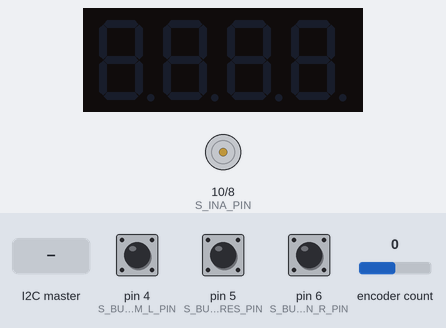
This sketch was run on a simulated Arduino Uno, built with avr-gcc and run on an emulated ATmega328P. On the bench: 4-digit seven-segment display, motor-driver pin pairs drawn as motors (green arrow = first pin HIGH = forward, orange = second pin HIGH = backward, longer = more drive, scaled by the enable pin). The inputs (shaded band) are chosen by the test bench; at power-on: encoder count 0, pin 4 (S_BUTTOM_L_PIN) LOW, pin 5 (S_BUTTON_RES_PIN) LOW, pin 6 (S_BUTTON_R_PIN) LOW.

Above: at 1.2 s.
1.3 s: encoder count set to -1
At 2.4 s:
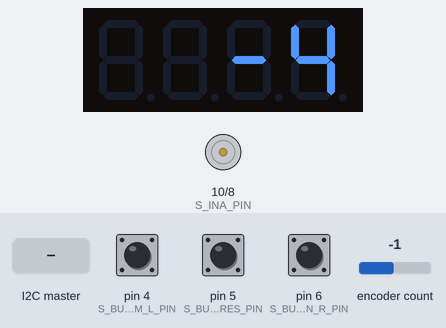
2.8 s: encoder count set to -2
At 3.6 s:
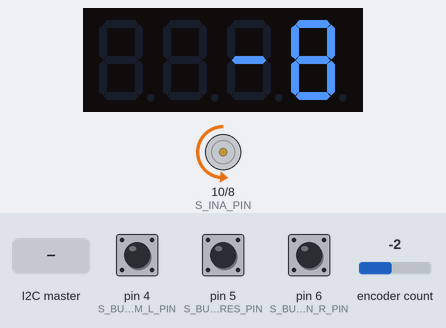
4.3 s: pin 4 (S_BUTTOM_L_PIN) pulled HIGH for 0.15 s
At 5.5 s:
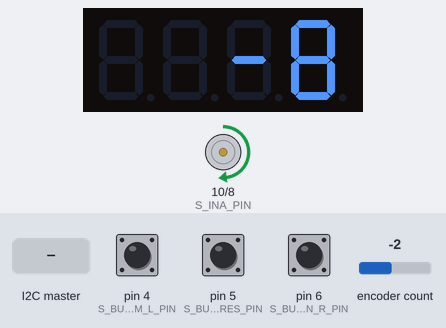
5.9 s: pin 5 (S_BUTTON_RES_PIN) pulled HIGH for 0.15 s
At 6.3 s:
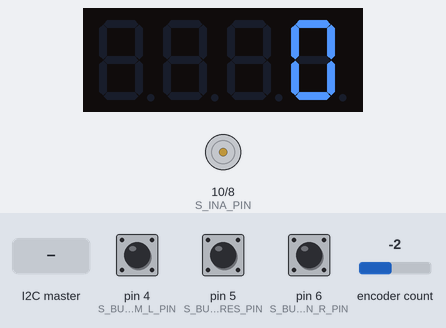
7.5 s: the I2C master sends the byte 1
At 8.0 s:
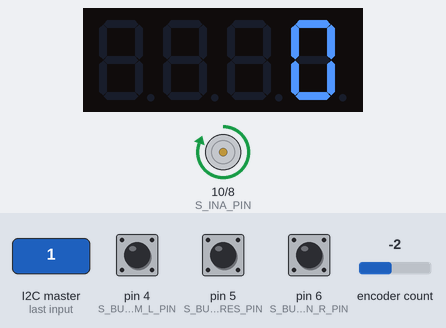
9.0 s: the I2C master sends the byte 200
At 10.3 s:
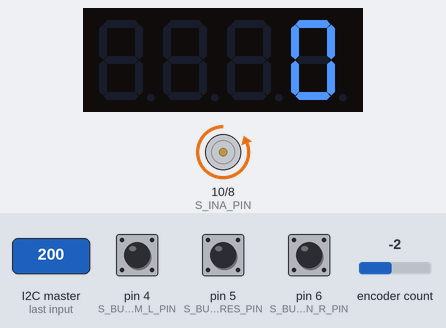
Timing chart, 0 to 11.5 s (numbered marks = the images above; inputs shaded):
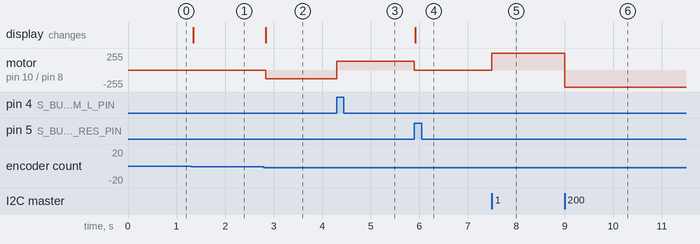

The sketch:

SteeringControl.ino
```cpp
// Author: Son Nguyen
// Gmail Address: phuson135@gmail.com
// Date: 03/08/23

// Motor Controller Used: http://www.icstation.com/motor-driver-board-module-speed-controller-regulator-module-p-12328.html
#define ENCODER_OPTIMIZE_INTERRUPTS
#include <Encoder.h>                // Optimized Encoder Library
#include <Wire.h>                   // I2C connection
#include <TM1637Display.h>          // Display for the Throttle and Brake Control.

// Define the pins connected to the calibration buttons
#define S_BUTTOM_L_PIN 4
#define S_BUTTON_RES_PIN 5
#define S_BUTTON_R_PIN 6
#define LED_PIN 9

// Define the connections for steering motor controllers
#define S_INB_PIN 8
#define S_INA_PIN 10
#define S_PWM_PIN 11

// Define the display connections
#define S_DISPLAY_IO_PIN 12
#define S_DISPLAY_CLK_PIN 13

#define GEAR_RATIO 1.5
#define NUM_REV 1.5
#define TICKS_PER_ROT 96
#define ALL_LEFT (int)(-NUM_REV*TICKS_PER_ROT*GEAR_RATIO)
#define ALL_RIGHT (int)(NUM_REV*TICKS_PER_ROT*GEAR_RATIO)
//130
#define MIN_SPEED 130
#define MIN_SPEED_EX1 230
#define MIN_SPEED_EX2 240
#define MAX_SPEED 255

#define I2C_ADDR 0x10

volatile int s_wanted_position;
volatile byte old_rcvData=0;
byte rcvData = 0;
int s_last_pos=0;
int calibrating=0;
int right=0;
int left=0;
int s_current_position;

void DataRcv(int numBytes)
{
  while(Wire.available())
  {
    rcvData = (int)(Wire.read());
    if (old_rcvData == rcvData){
      return;
    }else{
      s_wanted_position = map(rcvData, 0, 255, ALL_LEFT, ALL_RIGHT);
    }
    old_rcvData = rcvData;
  }
}

void DataRqst(){
  Wire.write(rcvData); // send address
}

// Create a display object of type TM1637Display
TM1637Display s_display = TM1637Display(S_DISPLAY_CLK_PIN, S_DISPLAY_IO_PIN);
Encoder s_encoder(2, 3);

// Motor Controller Used: http://www.icstation.com/motor-driver-board-module-speed-controller-regulator-module-p-12328.html


void setup() {
   // Set up the I2C connections
  Wire.begin(I2C_ADDR);

  // register an event handler for data receive and data request
  Wire.onReceive(DataRcv);
  Wire.onRequest(DataRqst);

   // Set up the display
  s_display.setBrightness(5);
  s_display.clear();

   // Set up the pin Modes
  pinMode(S_PWM_PIN, OUTPUT);
  pinMode(S_INA_PIN, OUTPUT);
  pinMode(S_INB_PIN, OUTPUT);

  // Set them all to 0s
//analogWrite(S_PWM_PIN, 0);
  digitalWrite(S_INA_PIN, LOW);
  digitalWrite(S_INB_PIN, LOW);

  // Set up the buttons
  pinMode(S_BUTTOM_L_PIN, INPUT);
  pinMode(S_BUTTON_R_PIN, INPUT);
  pinMode(S_BUTTON_RES_PIN, INPUT);

  s_encoder.write(0);

//  Serial.begin(9600);
}

void drive_left(int s_speed){
  digitalWrite(S_INA_PIN, HIGH);
  digitalWrite(S_INB_PIN, LOW);
  analogWrite(S_PWM_PIN, s_speed);
}

void drive_right(int s_speed){

  digitalWrite(S_INA_PIN, LOW);
  digitalWrite(S_INB_PIN, HIGH);
  analogWrite(S_PWM_PIN, s_speed);
}

void drive_stop(){
  digitalWrite(S_INA_PIN, LOW);
  digitalWrite(S_INB_PIN, LOW);
  analogWrite(S_PWM_PIN, 0);
}

void loop() {

  s_current_position = s_encoder.read();
  //DISPLAY CURRENT POSITION
  Serial.println(s_current_position);
  if( abs(s_current_position-s_last_pos) > 1){
    s_display.clear();
    s_display.showNumberDec(s_current_position);

    s_last_pos = s_current_position;
  }


  if(calibrating==1){
    //Calibrating Procedure
    if(digitalRead(S_BUTTON_RES_PIN) == HIGH){
      s_encoder.write(0);
      calibrating=0;
      drive_stop();
      right = 0;
      left = 0;
    }else if(left == 1 && digitalRead(S_BUTTOM_L_PIN) == HIGH){
      drive_left(MIN_SPEED);
    }else if(right == 1 && digitalRead(S_BUTTON_R_PIN) == HIGH){
      drive_right(MIN_SPEED);
    }
  }else{
    if(digitalRead(S_BUTTON_R_PIN) == HIGH){
      right = 1;
      left = 0;
      calibrating=1;
    }else if(digitalRead(S_BUTTOM_L_PIN) == HIGH){
      right = 0;
      left = 1;
      calibrating=1;
    }else if (s_wanted_position > s_current_position + 4){
      if(abs(s_wanted_position-s_current_position)>10)
          drive_right(255);
      else if (s_wanted_position> ALL_RIGHT*1.2)
         drive_right(map(abs(s_wanted_position-s_current_position),0,ALL_RIGHT*2, MIN_SPEED_EX2,MAX_SPEED));
      else if (s_wanted_position> ALL_RIGHT*1.2)
         drive_right(map(abs(s_wanted_position-s_current_position),0,ALL_RIGHT*2, MIN_SPEED_EX1,MAX_SPEED));
      else
        drive_right(map(abs(s_wanted_position-s_current_position),0,ALL_RIGHT*2, MIN_SPEED,MAX_SPEED));
    }else if (s_wanted_position < s_current_position - 4){
      if(abs(s_wanted_position-s_current_position)>10)
          drive_left(255);
      else if (s_wanted_position < -ALL_RIGHT*1.2)
        drive_left(map(abs(s_wanted_position-s_current_position),0,ALL_RIGHT*2, MIN_SPEED_EX2,MAX_SPEED));
      else if (s_wanted_position < -ALL_RIGHT)
        drive_left(map(abs(s_wanted_position-s_current_position),0,ALL_RIGHT*2, MIN_SPEED_EX1,MAX_SPEED));
      else
        drive_left(map(abs(s_wanted_position-s_current_position),0,ALL_RIGHT*2, MIN_SPEED,MAX_SPEED));
    }else{
      drive_stop();
    }
  }
//  Serial.println(rcvData);

//  analogWrite(LED_PIN, rcvData); // comment this out for the LED display.
}
```

Measured:
- after the input at 1.3 s, the display: changes at once (image 1)
- after the input at 2.8 s, motor on pin 10 (S_INA_PIN) / pin 8 (S_INB_PIN): stopped → backward 132/255 at once; the display: changes at once (image 2)
- after the input at 4.3 s, motor on pin 10 (S_INA_PIN) / pin 8 (S_INB_PIN): backward 132/255 → forward 130/255 at once
- after the input at 5.9 s, motor on pin 10 (S_INA_PIN) / pin 8 (S_INB_PIN): forward 130/255 → stopped at once; the display: changes at once (image 4)
- after the input at 7.5 s, motor on pin 10 (S_INA_PIN) / pin 8 (S_INB_PIN): stopped → forward 255/255 at once
- after the input at 9.0 s, motor on pin 10 (S_INA_PIN) / pin 8 (S_INB_PIN): forward 255/255 → backward 255/255 at once
